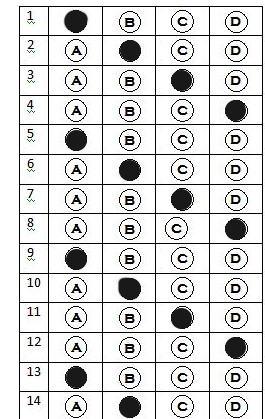
#> input picture Imagens/gabarito.jpg, 265 x 419 px
$ python -i utils.py   (imports and definitions only)
#> lines starting #> are read from the running program, lines starting #| are printed output that depends on the picture; after the words box and inside, x2 and y2 are one past the last pixel; in counts of white or black regions, pixels touching at a corner belong together
import cv2
import numpy as np
import matplotlib.pyplot as plt

def mostrar_imagem(img):
    # Exiba a imagem usando matplotlib
    img_rgb = cv2.cvtColor(img, cv2.COLOR_BGR2RGB)
    plt.imshow(img_rgb)
    plt.axis('off')  # Desliga os eixos
    plt.show()

#==========================Utils======================================
def binarizar(img):
    # Converte a imagem para escala de cinza
    cinza = cv2.cvtColor(img, cv2.COLOR_BGR2GRAY)
    # Define um limiar para a binarização (no caso, 128)
    limiar, imagem_binarizada = cv2.threshold(cinza, 128, 255, cv2.THRESH_BINARY)
    # Chama a função mostrar_imagem para exibir a imagem binarizada
    mostrar_imagem(imagem_binarizada)
    # Retorna a imagem binarizada
    return imagem_binarizada

# [99 lines left out: functions inverter_imagem, separar_por_linhas_horizontais, separar_alternativas, separar_boxes, armazenar_indices, not called in this run]

>>> import cv2
>>> picture = cv2.imread('Imagens/gabarito.jpg')
#> picture is the input picture: shape (419, 265, 3); mean B, G, R 216.8, 217.1, 217
>>> result = binarizar(picture)
#> in binarizar, `limiar, imagem_binarizada = cv2.threshold(cinza, 128, 255, cv2.THRESH_..`:
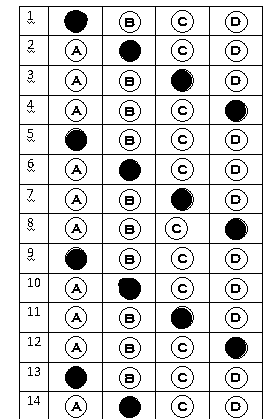
#> imagem_binarizada: shape (419, 265); 85.3% white; 127 black regions (18 under 20 px), largest, box (x1, y1, x2, y2) and area: (19, 6, 263, 419) 5810, (64, 10, 88, 33) 416, (118, 278, 141, 300) 408
